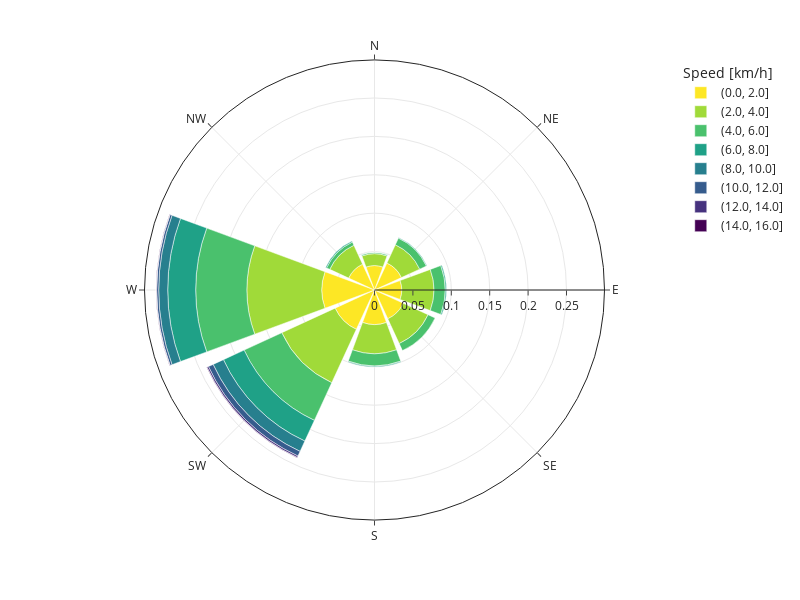

This figure's notebook cell:
### Code cell
# Create a custom color scale with the same number of colors as there are categories
custom_color_scale = plt.cm.viridis_r(np.linspace(0, 1, num_categories))

# Convert the color scale to a list of hex color strings
custom_color_scale = [matplotlib.colors.rgb2hex(color) for color in custom_color_scale]

# Define a color map for the sorted 'speed' categories
color_map = {category: color for category, color in zip(sorted_categories, custom_color_scale)}

# Create the wind rose chart
fig = px.bar_polar(frequency_df, 
                   r='frequency', 
                   theta='direction', 
                   color='speed', 
                   template='simple_white', 
                   color_discrete_map=color_map, labels={"speed": "Speed [km/h]"})  # Use the color map

# Update the layout to make it rectangular
fig.update_layout(
    width=800,  # Set the width to 700 pixels
    height=600,  # Set the height to 1000 pixels
    polar_radialaxis_showgrid=True,  # Show radial grid
    polar_angularaxis_showgrid=True  # Show angular grid
)

fig.show()

### Figure 1 — Plotly figure (JSON) as saved in the notebook; plotly's stock layout.template omitted (floating-point values rounded to 4 significant figures)
{"data": [{"hovertemplate": "Speed [km/h]=(0.0, 2.0]<br>frequency=%{r}<br>direction=%{theta}<extra></extra>", "legendgroup": "(0.0, 2.0]", "marker": {"color": "#fde725", "pattern": {"shape": ""}}, "name": "(0.0, 2.0]", "r": [0.03181, 0.03864, 0.03551, 0.04133, 0.04503, 0.05645, 0.06866, 0.03707], "showlegend": true, "subplot": "polar", "theta": ["N", "NE", "E", "SE", "S", "SW", "W", "NW"], "type": "barpolar"}, {"hovertemplate": "Speed [km/h]=(2.0, 4.0]<br>frequency=%{r}<br>direction=%{theta}<extra></extra>", "legendgroup": "(2.0, 4.0]", "marker": {"color": "#a0da39", "pattern": {"shape": ""}}, "name": "(2.0, 4.0]", "r": [0.01546, 0.02621, 0.04189, 0.03551, 0.03797, 0.0765, 0.09756, 0.02711], "showlegend": true, "subplot": "polar", "theta": ["N", "NE", "E", "SE", "S", "SW", "W", "NW"], "type": "barpolar"}, {"hovertemplate": "Speed [km/h]=(4.0, 6.0]<br>frequency=%{r}<br>direction=%{theta}<extra></extra>", "legendgroup": "(4.0, 6.0]", "marker": {"color": "#4ac16d", "pattern": {"shape": ""}}, "name": "(4.0, 6.0]", "r": [0.00168, 0.009633, 0.01467, 0.01008, 0.01579, 0.05399, 0.06664, 0.004592], "showlegend": true, "subplot": "polar", "theta": ["N", "NE", "E", "SE", "S", "SW", "W", "NW"], "type": "barpolar"}, {"hovertemplate": "Speed [km/h]=(6.0, 8.0]<br>frequency=%{r}<br>direction=%{theta}<extra></extra>", "legendgroup": "(6.0, 8.0]", "marker": {"color": "#1fa187", "pattern": {"shape": ""}}, "name": "(6.0, 8.0]", "r": [0.000224, 0.0007841, 0.001456, 0, 0.001008, 0.02968, 0.0364, 0.001344], "showlegend": true, "subplot": "polar", "theta": ["N", "NE", "E", "SE", "S", "SW", "W", "NW"], "type": "barpolar"}, {"hovertemplate": "Speed [km/h]=(8.0, 10.0]<br>frequency=%{r}<br>direction=%{theta}<extra></extra>", "legendgroup": "(8.0, 10.0]", "marker": {"color": "#277f8e", "pattern": {"shape": ""}}, "name": "(8.0, 10.0]", "r": [0, 0, 0, 0, 0, 0.01478, 0.01176, 0], "showlegend": true, "subplot": "polar", "theta": ["N", "NE", "E", "SE", "S", "SW", "W", "NW"], "type": "barpolar"}, {"hovertemplate": "Speed [km/h]=(10.0, 12.0]<br>frequency=%{r}<br>direction=%{theta}<extra></extra>", "legendgroup": "(10.0, 12.0]", "marker": {"color": "#365c8d", "pattern": {"shape": ""}}, "name": "(10.0, 12.0]", "r": [0, 0, 0, 0, 0, 0.00672, 0.002688, 0], "showlegend": true, "subplot": "polar", "theta": ["N", "NE", "E", "SE", "S", "SW", "W", "NW"], "type": "barpolar"}, {"hovertemplate": "Speed [km/h]=(12.0, 14.0]<br>frequency=%{r}<br>direction=%{theta}<extra></extra>", "legendgroup": "(12.0, 14.0]", "marker": {"color": "#46327e", "pattern": {"shape": ""}}, "name": "(12.0, 14.0]", "r": [0, 0, 0, 0, 0, 0.002128, 0.000448, 0], "showlegend": true, "subplot": "polar", "theta": ["N", "NE", "E", "SE", "S", "SW", "W", "NW"], "type": "barpolar"}, {"hovertemplate": "Speed [km/h]=(14.0, 16.0]<br>frequency=%{r}<br>direction=%{theta}<extra></extra>", "legendgroup": "(14.0, 16.0]", "marker": {"color": "#440154", "pattern": {"shape": ""}}, "name": "(14.0, 16.0]", "r": [0, 0, 0, 0, 0, 0.000448, 0.000336, 0], "showlegend": true, "subplot": "polar", "theta": ["N", "NE", "E", "SE", "S", "SW", "W", "NW"], "type": "barpolar"}], "layout": {"barmode": "relative", "height": 600, "legend": {"title": {"text": "Speed [km/h]"}, "tracegroupgap": 0}, "margin": {"t": 60}, "polar": {"angularaxis": {"direction": "clockwise", "rotation": 90, "showgrid": true}, "domain": {"x": [0, 1], "y": [0, 1]}, "radialaxis": {"showgrid": true}}, "width": 800}}
